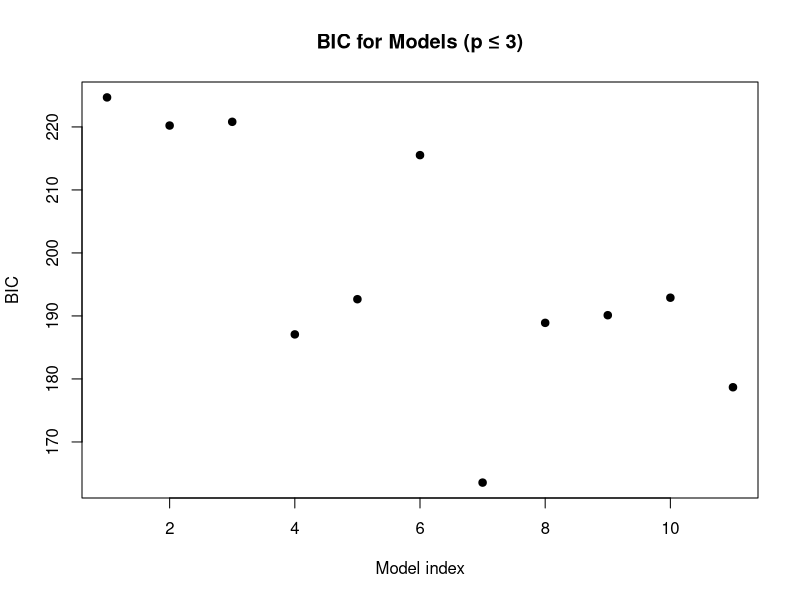

Write the R code that produced this figure.
# 1. Suppose we have the following data for models with p ≤ 3:
modelNames <- c("Intercept only", 
                "t1", "t2", "t3", "t4",
                "t1 + t2", "t1 + t3", "t1 + t4",
                "t2 + t3", "t2 + t4", "t3 + t4")

p <- c(1, 2, 2, 2, 2, 3, 3, 3, 3, 3, 3)  # total parameters (intercept + #predictors)

BICvals <- c(224.6868, 220.2216, 220.8130, 187.0721, 192.6581,
             215.5250, 163.5496, 188.9037, 190.1177, 192.8944, 178.6830)

Cpvals  <- c(515.9646, 375.3447, 384.8325, 84.2465, 110.5974,
             269.7800, 17.1130, 80.5653, 85.5196, 97.7978, 47.1540)

# 2. Plot BIC vs. the model index (or vs. p)
plot(BICvals, 
     xlab = "Model index", 
     ylab = "BIC", 
     main = "BIC for Models (p ≤ 3)",
     pch = 19)

# 3. Use identify() to see which point is which model
identify(BICvals, labels = modelNames)

# # When you click on a point in the plotting window, R will display the label 
# # (e.g., "t1 + t3") in the console or on the plot. This helps you find 
# # the model that has the minimum BIC.

# # 4. Repeat for Cp:
# plot(Cpvals, 
#      xlab = "Model index", 
#      ylab = "Mallow's Cp", 
#      main = "Cp for Models (p ≤ 3)",
#      pch = 19)

# identify(Cpvals, labels = modelNames)

# # From clicking around, you'll find the point with the smallest Cp or BIC. 
# # In the table, we see that "t1 + t3" has the lowest BIC and lowest Cp.
